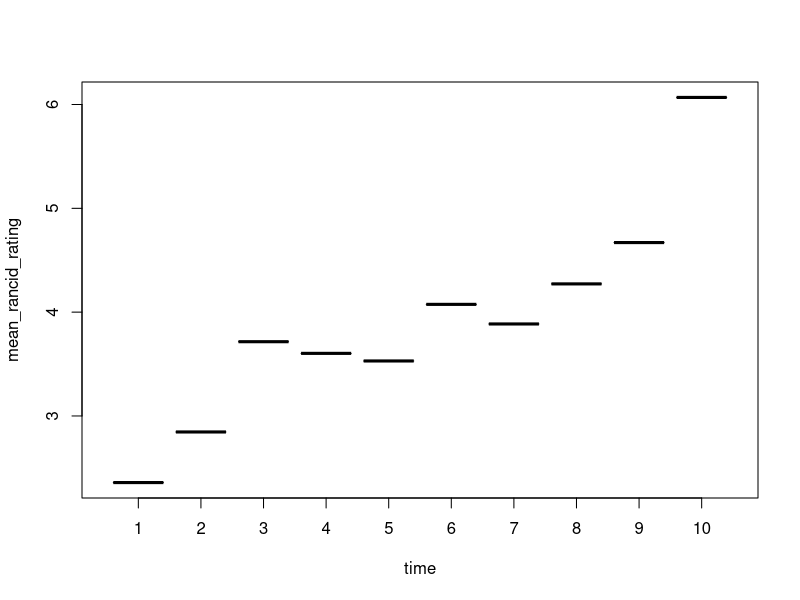
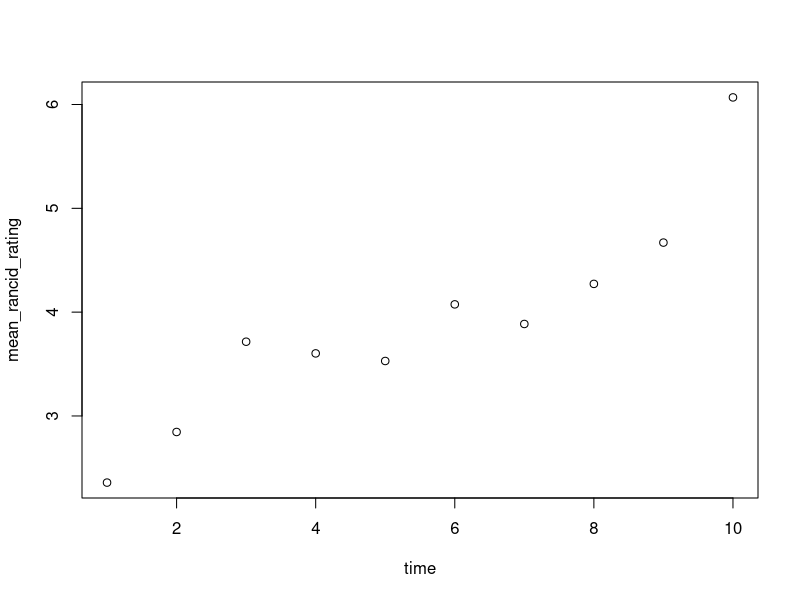

Write the R code that produced these figures, in order.
## ---- chunk 1
library(reshape2)
library(plyr)
head(french_fries)
## ---- chunk 2
ff <- ddply(french_fries, "time", summarize, mean_rancid_rating = mean(rancid, na.rm = TRUE))
plot(ff)
plot.default(ff)
## ---- chunk 3
ff2 <- ddply(french_fries, c("time", "treatment"), summarize, mean_rancid = mean(rancid, na.rm = TRUE), sd_rancid = sd(rancid, na.rm = TRUE))
## ---- chunk 4
ff5 <- ddply(french_fries, "treatment", summarize, length(unique(subject)), mean(buttery))
max(as.numeric(as.character(french_fries$subject)))
## ---- chunk 5
ff3 <- ddply(french_fries, "subject", transform, percentage_buttery = buttery / max(buttery))
## ---- chunk 6
# Get first listed player id for each team:
b1 <- ddply(baseball, "team", summarize, first_id = id[1])
# split by team, year
# return id with most hr (there might be problems here if multiple players have
# the same max home runs)
b2 <- ddply(baseball, c("team", "year"), summarize, max_hr = id[hr == max(hr)])
